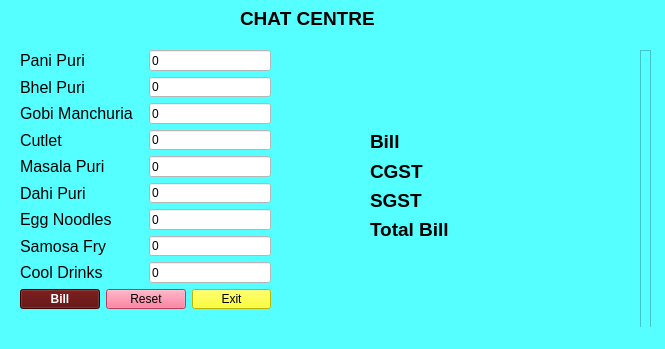
<?xml version="1.0" encoding="UTF-8"?>
<ui version="4.0">
 <class>MainWindow</class>
 <widget class="QMainWindow" name="MainWindow">
  <property name="geometry">
   <rect>
    <x>0</x>
    <y>0</y>
    <width>665</width>
    <height>349</height>
   </rect>
  </property>
  <property name="windowTitle">
   <string>MainWindow</string>
  </property>
  <property name="styleSheet">
   <string notr="true">background-color: rgb(85, 255, 255);</string>
  </property>
  <widget class="QWidget" name="centralwidget">
   <widget class="QLabel" name="label">
    <property name="geometry">
     <rect>
      <x>240</x>
      <y>10</y>
      <width>141</width>
      <height>16</height>
     </rect>
    </property>
    <property name="font">
     <font>
      <pointsize>14</pointsize>
      <weight>75</weight>
      <bold>true</bold>
     </font>
    </property>
    <property name="text">
     <string>CHAT CENTRE</string>
    </property>
   </widget>
   <widget class="QFrame" name="frame">
    <property name="geometry">
     <rect>
      <x>0</x>
      <y>50</y>
      <width>651</width>
      <height>371</height>
     </rect>
    </property>
    <property name="frameShape">
     <enum>QFrame::StyledPanel</enum>
    </property>
    <property name="frameShadow">
     <enum>QFrame::Raised</enum>
    </property>
    <widget class="QLabel" name="label_2">
     <property name="geometry">
      <rect>
       <x>40</x>
       <y>20</y>
       <width>91</width>
       <height>21</height>
      </rect>
     </property>
     <property name="font">
      <font>
       <pointsize>12</pointsize>
      </font>
     </property>
     <property name="text">
      <string>Pani Puri</string>
     </property>
    </widget>
    <widget class="QLineEdit" name="lineEdit">
     <property name="geometry">
      <rect>
       <x>170</x>
       <y>20</y>
       <width>113</width>
       <height>20</height>
      </rect>
     </property>
     <property name="styleSheet">
      <string notr="true">background-color: rgb(255, 255, 255);</string>
     </property>
    </widget>
    <widget class="QFrame" name="frame_2">
     <property name="geometry">
      <rect>
       <x>0</x>
       <y>0</y>
       <width>651</width>
       <height>371</height>
      </rect>
     </property>
     <property name="frameShape">
      <enum>QFrame::StyledPanel</enum>
     </property>
     <property name="frameShadow">
      <enum>QFrame::Raised</enum>
     </property>
     <widget class="QFrame" name="frame_3">
      <property name="geometry">
       <rect>
        <x>-10</x>
        <y>-20</y>
        <width>651</width>
        <height>371</height>
       </rect>
      </property>
      <property name="frameShape">
       <enum>QFrame::StyledPanel</enum>
      </property>
      <property name="frameShadow">
       <enum>QFrame::Raised</enum>
      </property>
      <widget class="QWidget" name="">
       <property name="geometry">
        <rect>
         <x>380</x>
         <y>100</y>
         <width>201</width>
         <height>111</height>
        </rect>
       </property>
       <layout class="QGridLayout" name="gridLayout">
        <item row="0" column="0">
         <widget class="QLabel" name="label_20">
          <property name="font">
           <font>
            <pointsize>14</pointsize>
            <weight>75</weight>
            <bold>true</bold>
           </font>
          </property>
          <property name="text">
           <string>Bill</string>
          </property>
         </widget>
        </item>
        <item row="0" column="1">
         <widget class="QLabel" name="label_21">
          <property name="font">
           <font>
            <pointsize>14</pointsize>
            <weight>75</weight>
            <bold>true</bold>
           </font>
          </property>
          <property name="text">
           <string/>
          </property>
         </widget>
        </item>
        <item row="1" column="0">
         <widget class="QLabel" name="label_23">
          <property name="font">
           <font>
            <pointsize>14</pointsize>
            <weight>75</weight>
            <bold>true</bold>
           </font>
          </property>
          <property name="text">
           <string>CGST</string>
          </property>
         </widget>
        </item>
        <item row="1" column="1">
         <widget class="QLabel" name="label_22">
          <property name="font">
           <font>
            <pointsize>14</pointsize>
            <weight>75</weight>
            <bold>true</bold>
           </font>
          </property>
          <property name="text">
           <string/>
          </property>
         </widget>
        </item>
        <item row="2" column="0">
         <widget class="QLabel" name="label_25">
          <property name="font">
           <font>
            <pointsize>14</pointsize>
            <weight>75</weight>
            <bold>true</bold>
           </font>
          </property>
          <property name="text">
           <string>SGST</string>
          </property>
         </widget>
        </item>
        <item row="2" column="1">
         <widget class="QLabel" name="label_24">
          <property name="font">
           <font>
            <pointsize>14</pointsize>
            <weight>75</weight>
            <bold>true</bold>
           </font>
          </property>
          <property name="text">
           <string/>
          </property>
         </widget>
        </item>
        <item row="3" column="0">
         <widget class="QLabel" name="label_27">
          <property name="font">
           <font>
            <pointsize>14</pointsize>
            <weight>75</weight>
            <bold>true</bold>
           </font>
          </property>
          <property name="text">
           <string>Total Bill</string>
          </property>
         </widget>
        </item>
        <item row="3" column="1">
         <widget class="QLabel" name="label_26">
          <property name="font">
           <font>
            <pointsize>14</pointsize>
            <weight>75</weight>
            <bold>true</bold>
           </font>
          </property>
          <property name="text">
           <string/>
          </property>
         </widget>
        </item>
       </layout>
      </widget>
      <widget class="QWidget" name="">
       <property name="geometry">
        <rect>
         <x>30</x>
         <y>20</y>
         <width>251</width>
         <height>259</height>
        </rect>
       </property>
       <layout class="QGridLayout" name="gridLayout_2">
        <item row="0" column="0" colspan="2">
         <widget class="QLabel" name="label_5">
          <property name="font">
           <font>
            <pointsize>12</pointsize>
           </font>
          </property>
          <property name="text">
           <string>Pani Puri</string>
          </property>
         </widget>
        </item>
        <item row="0" column="2" colspan="2">
         <widget class="QLineEdit" name="lineEdit_4">
          <property name="styleSheet">
           <string notr="true">background-color: rgb(255, 255, 255);</string>
          </property>
          <property name="inputMask">
           <string/>
          </property>
          <property name="text">
           <string>0</string>
          </property>
         </widget>
        </item>
        <item row="1" column="0" colspan="2">
         <widget class="QLabel" name="label_6">
          <property name="font">
           <font>
            <pointsize>12</pointsize>
           </font>
          </property>
          <property name="text">
           <string>Bhel Puri</string>
          </property>
         </widget>
        </item>
        <item row="1" column="2" colspan="2">
         <widget class="QLineEdit" name="lineEdit_5">
          <property name="styleSheet">
           <string notr="true">background-color: rgb(255, 255, 255);</string>
          </property>
          <property name="text">
           <string>0</string>
          </property>
          <property name="alignment">
           <set>Qt::AlignLeading|Qt::AlignLeft|Qt::AlignVCenter</set>
          </property>
         </widget>
        </item>
        <item row="2" column="0" colspan="2">
         <widget class="QLabel" name="label_7">
          <property name="font">
           <font>
            <pointsize>12</pointsize>
           </font>
          </property>
          <property name="text">
           <string>Gobi Manchuria</string>
          </property>
         </widget>
        </item>
        <item row="2" column="2" colspan="2">
         <widget class="QLineEdit" name="lineEdit_6">
          <property name="styleSheet">
           <string notr="true">background-color: rgb(255, 255, 255);</string>
          </property>
          <property name="text">
           <string>0</string>
          </property>
          <property name="alignment">
           <set>Qt::AlignLeading|Qt::AlignLeft|Qt::AlignVCenter</set>
          </property>
         </widget>
        </item>
        <item row="3" column="0" colspan="2">
         <widget class="QLabel" name="label_8">
          <property name="font">
           <font>
            <pointsize>12</pointsize>
           </font>
          </property>
          <property name="text">
           <string>Cutlet</string>
          </property>
         </widget>
        </item>
        <item row="3" column="2" colspan="2">
         <widget class="QLineEdit" name="lineEdit_7">
          <property name="styleSheet">
           <string notr="true">background-color: rgb(255, 255, 255);</string>
          </property>
          <property name="text">
           <string>0</string>
          </property>
          <property name="alignment">
           <set>Qt::AlignLeading|Qt::AlignLeft|Qt::AlignVCenter</set>
          </property>
         </widget>
        </item>
        <item row="4" column="0" colspan="2">
         <widget class="QLabel" name="label_9">
          <property name="font">
           <font>
            <pointsize>12</pointsize>
           </font>
          </property>
          <property name="text">
           <string>Masala Puri</string>
          </property>
         </widget>
        </item>
        <item row="4" column="2" colspan="2">
         <widget class="QLineEdit" name="lineEdit_8">
          <property name="styleSheet">
           <string notr="true">background-color: rgb(255, 255, 255);</string>
          </property>
          <property name="text">
           <string>0</string>
          </property>
          <property name="alignment">
           <set>Qt::AlignLeading|Qt::AlignLeft|Qt::AlignVCenter</set>
          </property>
         </widget>
        </item>
        <item row="5" column="0" colspan="2">
         <widget class="QLabel" name="label_10">
          <property name="font">
           <font>
            <pointsize>12</pointsize>
           </font>
          </property>
          <property name="text">
           <string>Dahi Puri</string>
          </property>
         </widget>
        </item>
        <item row="5" column="2" colspan="2">
         <widget class="QLineEdit" name="lineEdit_9">
          <property name="styleSheet">
           <string notr="true">background-color: rgb(255, 255, 255);</string>
          </property>
          <property name="text">
           <string>0</string>
          </property>
          <property name="alignment">
           <set>Qt::AlignLeading|Qt::AlignLeft|Qt::AlignVCenter</set>
          </property>
         </widget>
        </item>
        <item row="6" column="0" colspan="2">
         <widget class="QLabel" name="label_17">
          <property name="font">
           <font>
            <pointsize>12</pointsize>
           </font>
          </property>
          <property name="text">
           <string>Egg Noodles</string>
          </property>
         </widget>
        </item>
        <item row="6" column="2" colspan="2">
         <widget class="QLineEdit" name="lineEdit_16">
          <property name="styleSheet">
           <string notr="true">background-color: rgb(255, 255, 255);</string>
          </property>
          <property name="text">
           <string>0</string>
          </property>
          <property name="alignment">
           <set>Qt::AlignLeading|Qt::AlignLeft|Qt::AlignVCenter</set>
          </property>
         </widget>
        </item>
        <item row="7" column="0" colspan="2">
         <widget class="QLabel" name="label_18">
          <property name="font">
           <font>
            <pointsize>12</pointsize>
           </font>
          </property>
          <property name="text">
           <string>Samosa Fry</string>
          </property>
         </widget>
        </item>
        <item row="7" column="2" colspan="2">
         <widget class="QLineEdit" name="lineEdit_17">
          <property name="styleSheet">
           <string notr="true">background-color: rgb(255, 255, 255);</string>
          </property>
          <property name="text">
           <string>0</string>
          </property>
          <property name="alignment">
           <set>Qt::AlignLeading|Qt::AlignLeft|Qt::AlignVCenter</set>
          </property>
         </widget>
        </item>
        <item row="8" column="0" colspan="2">
         <widget class="QLabel" name="label_19">
          <property name="font">
           <font>
            <pointsize>12</pointsize>
           </font>
          </property>
          <property name="text">
           <string>Cool Drinks</string>
          </property>
         </widget>
        </item>
        <item row="8" column="2" colspan="2">
         <widget class="QLineEdit" name="lineEdit_18">
          <property name="styleSheet">
           <string notr="true">background-color: rgb(255, 255, 255);</string>
          </property>
          <property name="text">
           <string>0</string>
          </property>
          <property name="alignment">
           <set>Qt::AlignLeading|Qt::AlignLeft|Qt::AlignVCenter</set>
          </property>
         </widget>
        </item>
        <item row="9" column="0">
         <widget class="QPushButton" name="pushButton">
          <property name="font">
           <font>
            <weight>75</weight>
            <bold>true</bold>
           </font>
          </property>
          <property name="styleSheet">
           <string notr="true">background-color: rgb(85, 0, 0);
color: rgb(255, 255, 255);</string>
          </property>
          <property name="text">
           <string>Bill</string>
          </property>
         </widget>
        </item>
        <item row="9" column="1" colspan="2">
         <widget class="QPushButton" name="pushButton_2">
          <property name="styleSheet">
           <string notr="true">background-color: rgb(255, 85, 127);</string>
          </property>
          <property name="text">
           <string>Reset</string>
          </property>
         </widget>
        </item>
        <item row="9" column="3">
         <widget class="QPushButton" name="pushButton_3">
          <property name="styleSheet">
           <string notr="true">background-color: rgb(255, 255, 0);</string>
          </property>
          <property name="text">
           <string>Exit</string>
          </property>
         </widget>
        </item>
       </layout>
      </widget>
     </widget>
    </widget>
   </widget>
  </widget>
  <widget class="QStatusBar" name="statusbar"/>
 </widget>
 <resources/>
 <connections/>
</ui>
